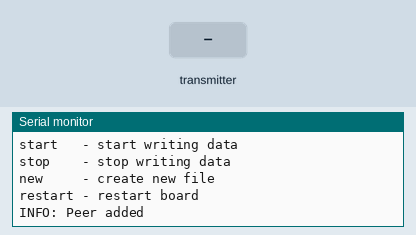
Recording of a sketch running on a simulated ESP32. Parts: the last lines printed to the serial monitor. Inputs (shaded band) come from the test bench.

Above: at 1.2 s.
1.3 s: the transmitter starts sending msg = 0
At 1.62 s:
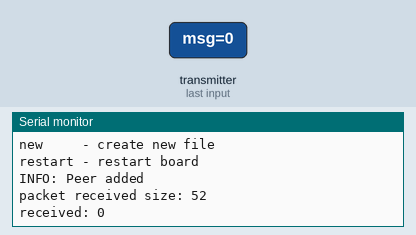
2.8 s: the transmitter starts sending msg = 1
At 3.12 s:
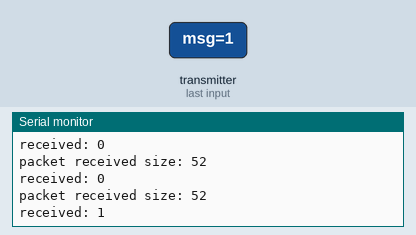

Measured:
- after the input at 1.3 s, the serial monitor: prints a new line at once (image 1)
- after the input at 2.8 s, the serial monitor: prints a new line at once (image 2)

The sketch:

ECUBOX.ino
```cpp
// (licence header left out)
#include <CayenneMQTTESP32.h>
#include <esp_now.h>

// -----include external files-----
#include "configs.h"      // general configs
#include "var_global.h"   // global variables must be declared before functions definitions
#include "prototypes.h"   // functions prototypes must be explicitly declared
// #include "tasks.h"        // task functions definitions
#include "system.h"       // system functions
#include "esp-now.h"      // esp-now functions
#include "cayennelib.h"   // cayenne-configs

void setup() {
    init_system();

    init_espnow();
}

void loop(){
    Cayenne.loop(100); // Função que precisa ta no loop

//   if ((millis() - timer_cayenne) > 2200){
//     timer_cayenne += 2200;
//     Cayenne.virtualWrite(CANAL_CYN_06, random(4000));// RPM
//     Cayenne.virtualWrite(CANAL_CYN_10, random(60));  // Speed
//   }

//   if ((millis() - timer_cayenne2) > 60000){
//     timer_cayenne2 += 60000;
//     Cayenne.virtualWrite(CANAL_CYN_05, random(40)); // Temp
//     Cayenne.virtualWrite(CANAL_CYN_09, random(100));// Battery
//   }
}
```

cayennelib.h
```cpp
// --------- defines -----------

#define CANAL_CYN_00   0 // Timer Viewer
#define CANAL_CYN_01   1 // Emergency Fuel - Cayenne.virtualWrite(CANAL_CYN_01, value);
#define CANAL_CYN_02   2 // Timer Definer
#define CANAL_CYN_03   3 // New
#define CANAL_CYN_04   4 // Restart
#define CANAL_CYN_05   5 // Temperature - Cayenne.virtualWrite(CANAL_CYN_05, value);
#define CANAL_CYN_06   6 // RPM - Cayenne.virtualWrite(CANAL_CYN_06, value);
#define CANAL_CYN_07   7 // Rollover - Cayenne.virtualWrite(CANAL_CYN_07, value);
#define CANAL_CYN_08   8 // Tilt Angle X
#define CANAL_CYN_09   9 // Battery
#define CANAL_CYN_10   10 // DINAMIC SPEED
#define CANAL_CYN_11   11 // Tilt Angle Y
#define CANAL_CYN_12   12 // Start/Stop
#define CANAL_CYN_13   13
#define CANAL_CYN_14   14
#define CANAL_CYN_15   15
#define CANAL_CYN_16   16
#define CANAL_CYN_17   17
#define CANAL_CYN_18   18
#define CANAL_CYN_19   19
#define CANAL_CYN_20   20
#define CANAL_CYN_21   21
#define CANAL_CYN_22   22
#define CANAL_CYN_23   23
#define CANAL_CYN_24   24
#define CANAL_CYN_25   25
#define CANAL_CYN_26   26
#define CANAL_CYN_27   27
#define CANAL_CYN_28   28
#define CANAL_CYN_29   29
#define CANAL_CYN_30   30
#define CANAL_CYN_31   31

//---------WiFi configs----------
char ssid[] = "PARAHYBAJA";
char password[] = "parahybaja98";

//---------Cayenne Device------------
char username[] = "4ad99150-53b2-11ed-bf0a-bb4ba43bd3f6";
char mqtt_passwork[] = "6d350b9f302a61c659578279262ae22a73c5047e";
char client_id[] = "71438170-551f-11ed-bf0a-bb4ba43bd3f6";

//---------variables
uint32_t timer_cayenne;
uint32_t timer_cayenne2;
int timer;

void init_cayenne(){
  // -----Cayenne settings-----
  Cayenne.begin(username, mqtt_passwork, client_id, ssid, password);

  // -----init time-control---------
  timer_cayenne = millis();
  timer_cayenne2 = millis();
  timer = 0;
}

void timerNewValue(int value){
  Cayenne.virtualWrite(CANAL_CYN_00, value);
  Serial.print(value);
  Serial.println("---Valor do slide");
  timer = value;
}
```

esp-now.h
```cpp
/**
 * @brief init espnow configs
 *
 */
void init_espnow(void){
    // Set device as a Wi-Fi Station
    WiFi.mode(WIFI_STA);
    WiFi.disconnect();

    // Init ESP-NOW
    if (esp_now_init() != 0) {
        Serial.println("Error initializing ESP-NOW");
        ESP.restart();
        delay(1);
    }

    esp_now_register_send_cb(OnDataSent);

    // register peer
    esp_now_peer_info_t peerInfo = {};
    peerInfo.channel = 0;
    peerInfo.encrypt = false;
    memcpy(peerInfo.peer_addr, address_ECU1, 6);

    if (esp_now_add_peer(&peerInfo) != ESP_OK)
      Serial.println("ERROR: Failed to add peer");
    Serial.println("INFO: Peer added");
    delay(50); // give time to send the espnow message

    esp_now_register_recv_cb(OnDataRecv);
}

/**
 * @brief ESP-NOW on data sent callback
 *
 * @param mac_addr device MAC address
 * @param status esp-now status
 */
void OnDataSent(const uint8_t *mac_addr, esp_now_send_status_t status) {
#if DEBUG_MODE
    Serial.print("\r\nLast Packet Send Status: ");
    Serial.print("Send status:\t");
    Serial.println(status == ESP_NOW_SEND_SUCCESS ? "Delivery Success" : "Delivery Fail");
#endif
}

/**
 * @brief ESP-NOW on data receive callback
 *
 * @param mac device MAC address
 * @param incomingData data received
 * @param len array size
 */
void OnDataRecv(const uint8_t *mac, const uint8_t *incomingData, int len) {
    #if DEBUG_MODE
        Serial.print("packet received size: ");
        Serial.println(len);
    #endif

    if (len == sizeof(debug_t)){
        debug_t debug;
        memcpy(&debug, incomingData, sizeof(debug));

        Serial.print("received: ");
        Serial.print(debug.msg);
        Serial.print("\n\n");
    }
    else if (len == sizeof(system_t)){
        system_t system;
        memcpy(&system, incomingData, sizeof(system));

        Serial.println('system data received');
    }
}
```

prototypes.h
```cpp
void init_espnow(void);
void OnDataSent(const uint8_t*, esp_now_send_status_t);
void OnDataRecv(const uint8_t*, const uint8_t*, int);

void init_system(void);
```

system.h
```cpp
/**
 * @brief init system peripherals
 *
 */
void init_system(void){
    Serial.begin(115200);

    // -----header-----
    Serial.println("|-----------------------|");
    Serial.println("|                       |");
    Serial.println("|        control        |");
    Serial.println("|                       |");
    Serial.println("|-----------------------|");

    Serial.println("\nCommands:");
    Serial.println("start   - start writing data");
    Serial.println("stop    - stop writing data");
    Serial.println("new     - create new file");
    Serial.println("restart - restart board\n");
}
```

var_global.h
```cpp
// -----command lookup table-----
typedef enum {
    CMD_NULL,     /*empty command*/
    CMD_START,    /*start command*/
    CMD_STOP,     /*stop command*/
    CMD_NEW_FILE, /*new file command*/
    CMD_RESTART   /*restart command*/
} commands_t;

// -----board ID secret values-----
typedef enum {
    BOARD_01 = 0x7CE, /*1998*/
    BOARD_02 = 0x7CF, /*1998 + 1*/
    BOARD_03 = 0x7D0  /*1998 + 2*/
} boardID_t;

typedef struct {
    boardID_t id;
    commands_t command;
} cmd_t;

typedef enum {
    RPM,
    SPEEDOMETER,
    FUEL_LEVEL,
    FUEL_EMERGENCY,
    BATTERY,
    AMBIENT_TEMP,
    ROLLOVER,
    TILT_X,
    TILT_Y,
    TILT_Z
} sensors_t;

typedef struct {
    boardID_t id;
    char msg[ESPNOW_BUFFER_SIZE];
} debug_t;

typedef struct {
    boardID_t id;
    float rpm;
    float speed;
    float fuel_level;
    float fuel_emer;
    float battery;
    float temp;
    float rollover;
    float tilt_x;
    float tilt_y;
    float tilt_z;
} system_t;

String msg;
```

configs.h
```cpp
#define DEBUG_MODE         true
#define BOARDID            BOARD_01
#define ESPNOW_BUFFER_SIZE 48

uint8_t address_ECUBOX[] = {0x94, 0xB5, 0x55, 0x2D, 0x1E, 0x0C};
uint8_t address_ECU1[]   = {0x0C, 0xB8, 0x15, 0xC3, 0xF0, 0x50};
uint8_t address_ECU2[]   = {0x7C, 0x9E, 0xBD, 0xED, 0x52, 0x70};
```
